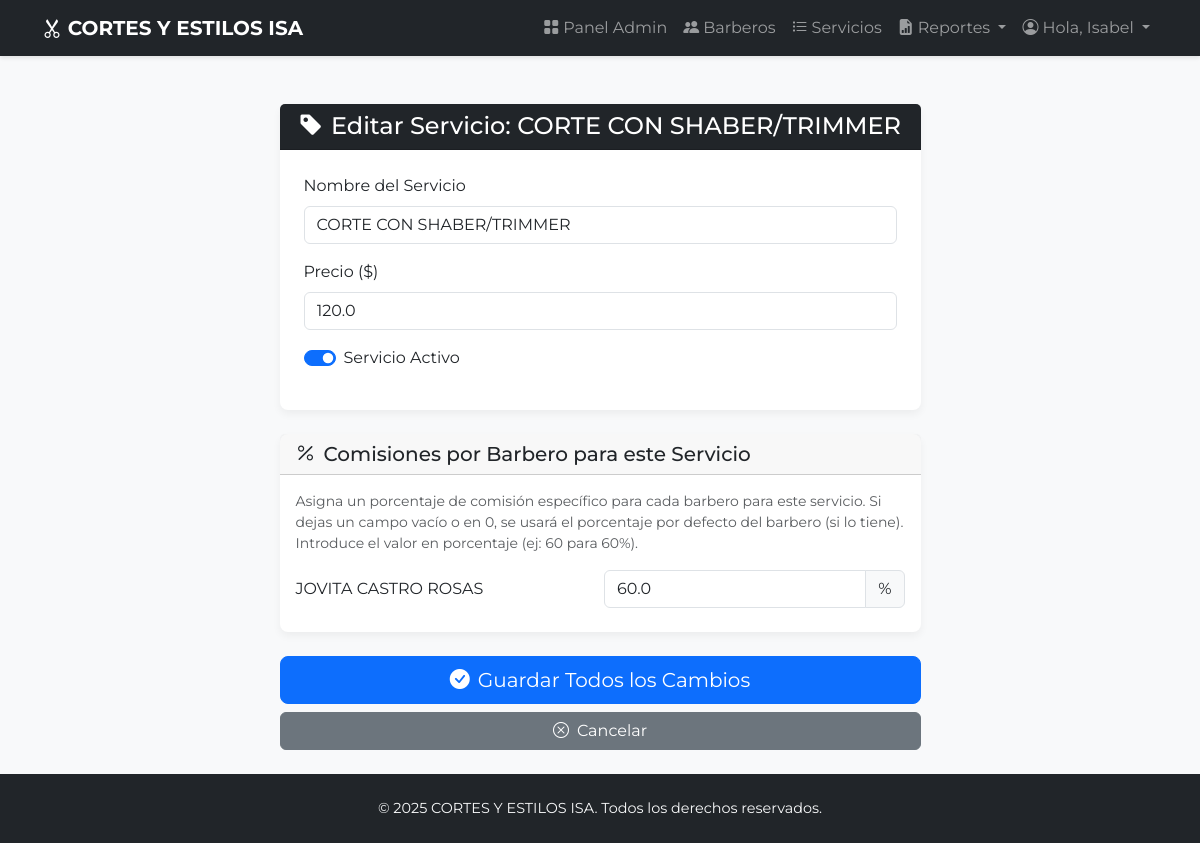
The page /admin/servicios/editar/1 (signed in) on the database its author committed.
### app.py (models this page shows, shortened)
class Barbero(db.Model, UserMixin):
    id = db.Column(db.Integer, primary_key=True)
    nombre_usuario = db.Column(db.String(80), unique=True, nullable=False)
    contrasena_hash = db.Column(db.String(256), nullable=False)
    nombre_completo = db.Column(db.String(120), nullable=False)
    porcentaje_comision = db.Column(db.Float, nullable=False, default=0.5)
    rol = db.Column(db.String(20), nullable=False, default='barbero')
    cortes = db.relationship('Corte', backref='autor_barbero', lazy='dynamic') # Cambiado a lazy='dynamic'
    pagos = db.relationship('PagoSemanal', backref='beneficiario_barbero', lazy='dynamic') # Cambiado a lazy='dynamic'

class Servicio(db.Model): # Definido ANTES de Corte
    id = db.Column(db.Integer, primary_key=True)
    nombre = db.Column(db.String(100), unique=True, nullable=False)
    precio = db.Column(db.Float, nullable=False)
    activo = db.Column(db.Boolean, default=True, nullable=False)
    cortes_realizados = db.relationship('Corte', backref='servicio_prestado', lazy='dynamic')

class ComisionServicio(db.Model):
    __tablename__ = 'comision_servicio'
    id = db.Column(db.Integer, primary_key=True)
    barbero_id = db.Column(db.Integer, db.ForeignKey('barbero.id'), nullable=False)
    servicio_id = db.Column(db.Integer, db.ForeignKey('servicio.id'), nullable=False)
    porcentaje = db.Column(db.Float, nullable=False)
    barbero = db.relationship('Barbero', backref=db.backref('comisiones_especificas', cascade="all, delete-orphan"))
    servicio = db.relationship('Servicio', backref=db.backref('comisiones_recibidas', cascade="all, delete-orphan"))
    __table_args__ = (db.UniqueConstraint('barbero_id', 'servicio_id', name='_barbero_servicio_uc'),)

### app.py (the view, shortened to what this page needs)
@app.route('/admin/servicios/editar/<int:servicio_id>', methods=['GET', 'POST'])
@login_required
@admin_required
def admin_editar_servicio(servicio_id):
    servicio_a_editar = Servicio.query.get_or_404(servicio_id)
    barberos = Barbero.query.filter_by(rol='barbero').order_by(Barbero.nombre_completo).all()
    comisiones_actuales = {c.barbero_id: c.porcentaje for c in servicio_a_editar.comisiones_recibidas}
    return render_template('admin/servicio_form.html',
                           titulo=f"Editar Servicio: {servicio_a_editar.nombre}",
                           servicio=servicio_a_editar,
                           barberos=barberos,
                           comisiones_actuales=comisiones_actuales)

### app.py (called while the page is built)
@login_manager.user_loader
def load_user(user_id):
    return Barbero.query.get(int(user_id))

def admin_required(f):
    @wraps(f)
    def decorated_function(*args, **kwargs):
        if not current_user.is_authenticated or current_user.rol != 'admin':
            flash("Acceso no autorizado. Se requieren permisos de administrador.", "danger")
            return redirect(url_for('login', next=request.url))
        return f(*args, **kwargs)
    return decorated_function

@app.context_processor
def inject_now():
    utc_now = datetime.utcnow()
    aware_utc_now = pytz.utc.localize(utc_now)
    local_now = aware_utc_now.astimezone(TARGET_TIMEZONE)
    return {'now': local_now} # 'now' ahora estará en tu hora local

### templates/admin/servicio_form.html (shortened to what this page needs)
{% extends "base.html" %}
{% block content %}
<div class="row justify-content-center mt-4">
    <div class="col-md-8 col-lg-7">
        <form method="POST">
            <div class="card mb-4">
                <div class="card-header bg-dark text-white text-center">
                    <h2 class="h4 mb-0"><i class="bi bi-tag-fill me-2"></i>{{ titulo }}</h2>
                </div>
                <div class="card-body p-4">
                    <div class="mb-3">
                        <label for="nombre_servicio" class="form-label">Nombre del Servicio</label>
                        <input type="text" class="form-control" id="nombre_servicio" name="nombre_servicio" value="{{ servicio.nombre if servicio else '' }}" required>
                    </div>
                    <div class="mb-3">
                        <label for="precio_servicio" class="form-label">Precio ($)</label>
                        <input type="number" step="0.01" min="0" class="form-control" id="precio_servicio" name="precio_servicio" value="{{ servicio.precio if servicio and servicio.precio is not none else '' }}" required>
                    </div>
                    {% if servicio %}
                    <div class="mb-3 form-check form-switch">
                        <input class="form-check-input" type="checkbox" role="switch" id="activo" name="activo" {% if servicio.activo %}checked{% endif %}>
                        <label class="form-check-label" for="activo">Servicio Activo</label>
                    </div>
                    {% endif %}
                </div>
            </div>
            {% if servicio and barberos %}
            <div class="card">
                <div class="card-header">
                    <h3 class="h5 mb-0"><i class="bi bi-percent me-2"></i>Comisiones por Barbero para este Servicio</h3>
                </div>
                <div class="card-body">
                    <p class="card-text text-muted small">
                        Asigna un porcentaje de comisión específico para cada barbero para este servicio.
                        Si dejas un campo vacío o en 0, se usará el porcentaje por defecto del barbero (si lo tiene). Introduce el valor en porcentaje (ej: 60 para 60%).
                    </p>
                    {% for barbero in barberos %}
                        <div class="row g-2 align-items-center mb-2">
                            <div class="col-6">
                                <label for="comision_barbero_{{ barbero.id }}" class="col-form-label">{{ barbero.nombre_completo }}</label>
                            </div>
                            <div class="col-6">
                                <div class="input-group">
                                    {% set comision_especifica = comisiones_actuales.get(barbero.id) %}
                                    <input type="number" step="1" min="0" max="100" class="form-control" name="comision_barbero_{{ barbero.id }}" id="comision_barbero_{{ barbero.id }}" value="{{ (comision_especifica * 100) if comision_especifica is not none else '' }}" placeholder="Defecto: {{ '%.0f'|format(barbero.porcentaje_comision * 100) }}%">
                                    <span class="input-group-text">%</span>
                                </div>
                            </div>
                        </div>
                    {% endfor %}
                </div>
            </div>
            {% endif %}
            <div class="d-grid gap-2 mt-4">
                <button type="submit" class="btn btn-primary btn-lg"><i class="bi bi-check-circle-fill me-2"></i>Guardar Todos los Cambios</button>
                <a href="{{ url_for('admin_servicios') }}" class="btn btn-secondary"><i class="bi bi-x-circle me-2"></i>Cancelar</a>
            </div>
        </form>
    </div>
</div>
{% endblock %}

### templates/base.html (shortened to what this page needs)
<!DOCTYPE html>
<html lang="es" data-bs-theme="light">
<head>
    <link href="https://cdn.jsdelivr.net/npm/bootstrap@5.3.2/dist/css/bootstrap.min.css" rel="stylesheet">
    <link rel="stylesheet" href="https://cdn.jsdelivr.net/npm/bootstrap-icons@1.11.3/font/bootstrap-icons.min.css">
</head>
<body>
    <nav class="navbar navbar-expand-lg navbar-dark bg-dark sticky-top">
        <div class="container">
            <a class="navbar-brand fw-bold" href="{{ url_for('index') }}">
                <i class="bi bi-scissors"></i>
                CORTES Y ESTILOS ISA
            </a>
            <div class="collapse navbar-collapse" id="navbarNav">
                <ul class="navbar-nav ms-auto mb-2 mb-lg-0">
                    {% if current_user.is_authenticated %}
                        {% if current_user.rol == 'admin' %}
                            <li class="nav-item"><a class="nav-link" href="{{ url_for('admin_dashboard') }}"><i class="bi bi-grid-fill me-1"></i>Panel Admin</a></li>
                            <li class="nav-item"><a class="nav-link" href="{{ url_for('admin_barberos') }}"><i class="bi bi-people-fill me-1"></i>Barberos</a></li>
                            <li class="nav-item"><a class="nav-link" href="{{ url_for('admin_servicios') }}"><i class="bi bi-list-task me-1"></i>Servicios</a></li>
                            <li class="nav-item dropdown">
                                <a class="nav-link dropdown-toggle" href="#" id="navbarDropdownReportes" role="button" data-bs-toggle="dropdown" aria-expanded="false">
                                    <i class="bi bi-file-earmark-bar-graph-fill me-1"></i>Reportes
                                </a>
                            </li>
                        {% else %}
                            <li class="nav-item"><a class="nav-link" href="{{ url_for('barbero_dashboard') }}"><i class="bi bi-person-workspace me-1"></i>Mi Panel</a></li>
                        {% endif %}
                        <li class="nav-item dropdown">
                             <a class="nav-link dropdown-toggle" href="#" id="navbarDropdownUser" role="button" data-bs-toggle="dropdown" aria-expanded="false">
                                <i class="bi bi-person-circle me-1"></i>Hola, {{ current_user.nombre_completo.split(' ')[0] }}
                            </a>
                        </li>
                    {% else %}
                        <li class="nav-item"><a class="nav-link" href="{{ url_for('login') }}"><i class="bi bi-box-arrow-in-right me-1"></i>Iniciar Sesión</a></li>
                    {% endif %}
                </ul>
            </div>
        </div>
    </nav>
    <main class="container py-4">
        {% block content %}{% endblock %}
    </main>
    <footer class="footer mt-auto">
        <div class="container text-center">
            <span class="text-light">&copy; {{ now.year if now else '' }} CORTES Y ESTILOS ISA. Todos los derechos reservados.</span>
        </div>
    </footer>
</body>
</html>

### templates/base.html (style rules this page uses)
body { font-family: 'Montserrat', sans-serif; background-color: #f8f9fa; }
.navbar { box-shadow: 0 2px 4px rgba(0,0,0,.1); }
.card { border: none; box-shadow: 0 4px 8px rgba(0,0,0,.05); border-radius: 0.5rem; }
.footer { background-color: #212529; color: white; padding: 1.5rem 0; font-size: 0.9em; }

### rows shown on the page
Barbero: nombre_completo "Isabel"
Servicio: nombre_servicio "CORTE CON SHABER/TRIMMER", precio_servicio "120.0", activo "☑"
Barbero: nombre_completo "JOVITA CASTRO ROSAS"
ComisionServicio: porcentaje "60.0"

### other values the page prints
{{ titulo }} "Editar Servicio: CORTE CON SHABER/TRIMMER"
{{ now.year if now else '' }} "2025"
